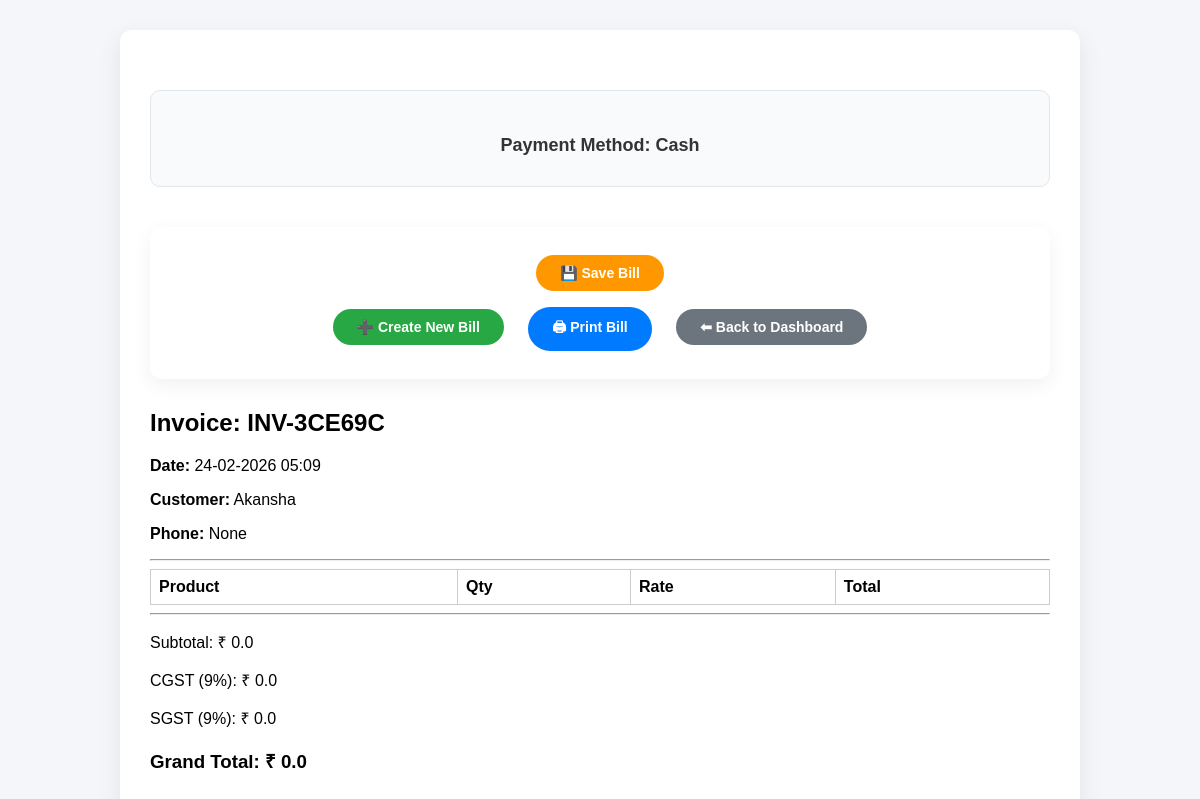
Screenshot of /view/1/ with the database file from the repository.
### Billing/models.py (models this page shows, shortened)
class Bill(models.Model):
    user = models.ForeignKey(User, on_delete=models.CASCADE)
    invoice_no = models.CharField(max_length=50, unique=True)
    customer_phone = models.CharField(max_length=15, null=True, blank=True)
    customer_name = models.CharField(max_length=200, null=True, blank=True)
    total_amount = models.FloatField(default=0)
    cgst = models.FloatField(default=0)
    sgst = models.FloatField(default=0)
    grand_total = models.FloatField(default=0)
    PAYMENT_CHOICES = [
        ("Cash", "Cash"),
        ("Online", "Online"),
    ]
    payment_method = models.CharField(
        max_length=20,
        choices=PAYMENT_CHOICES,
        default="Cash"
    )
    qr_code = models.ImageField(upload_to='qr_codes/', blank=True, null=True)  # only for Online
    created_at = models.DateTimeField(auto_now_add=True)
    pdf = models.FileField(upload_to='bills/', blank=True, null=True)
    is_deleted = models.BooleanField(default=False)

### Billing/views.py (the view)
# urls.py: path("view/<int:bill_id>/", views.view_bill, name="view_bill"),
def view_bill(request, bill_id):
    bill = get_object_or_404(Bill, id=bill_id)
    if request.method == "POST":
        if request.POST.get("action") == "save":
            bill.is_saved = True   # optional field
            bill.save()
            return redirect("bills_history")
    return render(request, "view_bill.html", {
        "bill": bill,
        "shop": bill.user.shopprofile
    })

### Billing/templates/view_bill.html (shortened to what this page needs)
{% extends "base.html" %}
{% load static %}
{% block extra_css %}
<link rel="stylesheet" href="{% static 'view_bill.css' %}">
{% endblock %}
{% block content %}
<div class="bill-container">
    {% if bill.payment_method|lower == "online" and qr_code %}
    <div class="payment-section">
        <h4>Payment Method: {{ bill.payment_method|title }}</h4>
        <div class="qr-box">
            <h5>Scan to Pay</h5>
            <img width="180" alt="QR Code">
            <p><strong>UPI ID:</strong> {{ shop.upi_id }}</p>
            <p class="amount"><strong>Amount:</strong> ₹ {{ bill.grand_total }}</p>
        </div>
    </div>
    {% else %}
    <div class="payment-section">
        <h4>Payment Method: {{ bill.payment_method|title }}</h4>
    </div>
    {% endif %}
    <div class="bill-actions">
        <form method="POST">
            <button type="submit" name="action" value="save" class="action-btn save-bill">💾 Save Bill</button>
        </form>
        <a href="{% url 'generate_bill' %}" class="action-btn new-bill">➕ Create New Bill</a>
        <button onclick="printInvoice()" class="action-btn print-bill">🖨 Print Bill</button>
        <a href="{% url 'dashboard' %}" class="action-btn back-dashboard">⬅ Back to Dashboard</a>
    </div>
    <div class="invoice-container">
        <h2>Invoice: {{ bill.invoice_no }}</h2>
        <p><strong>Date:</strong> {{ bill.created_at|date:"d-m-Y H:i" }}</p>
        <p><strong>Customer:</strong> {{ bill.customer_name }}</p>
        <p><strong>Phone:</strong> {{ bill.customer_phone }}</p>
        <hr>
        <table>
            <tr>
                <th>Product</th>
                <th>Qty</th>
                <th>Rate</th>
                <th>Total</th>
            </tr>
        </table>
        <hr>
        <p>Subtotal: ₹ {{ bill.total_amount }}</p>
        <p>CGST (9%): ₹ {{ bill.cgst }}</p>
        <p>SGST (9%): ₹ {{ bill.sgst }}</p>
        <h3>Grand Total: ₹ {{ bill.grand_total }}</h3>
    </div>
</div>
{% endblock %}

### Billing/static/view_bill.css (style rules this page uses)
body { font-family: Arial, Helvetica, sans-serif; background-color: #f4f6f9; margin: 0; padding: 0; }
.bill-container { max-width: 900px; margin: 30px auto; background: #ffffff; padding: 30px; border-radius: 12px; box-shadow: 0 8px 25px rgba(0, 0, 0, 0.08); }
.invoice-container { margin-top: 30px; }
.invoice-container table { width: 100%; border-collapse: collapse; }
.invoice-container table th, .invoice-container table td { border: 1px solid #ccc; padding: 8px; text-align: left; }
.payment-section { margin-top: 30px; padding: 20px; border-radius: 10px; background: #f9fafc; border: 1px solid #e2e6ea; text-align: center; }
.payment-section h4 { margin-bottom: 10px; font-size: 18px; color: #333; font-weight: 600; }
.bill-actions { margin-top: 40px; padding: 20px; text-align: center; background: #ffffff; border-radius: 12px; box-shadow: 0 6px 20px rgba(0, 0, 0, 0.06); }
.action-btn { display: inline-block; margin: 8px 10px; padding: 10px 24px; font-size: 14px; font-weight: 600; border-radius: 25px; text-decoration: none; border: none; cursor: pointer; transition: 0.3s ease; font-family: inherit; }
.save-bill { background: #ff9800; color: #fff; }
.new-bill { background: #28a745; color: #fff; }
.print-bill { background: #007bff; color: #fff; }
.back-dashboard { background: #6c757d; color: #fff; }

### rows the page displays
Bill: payment_method "Cash", invoice_no "INV-3CE69C", created_at "24-02-2026 05:09", customer_name "Akansha", customer_phone "None", total_amount "0.0", cgst "0.0", sgst "0.0", grand_total "0.0"
